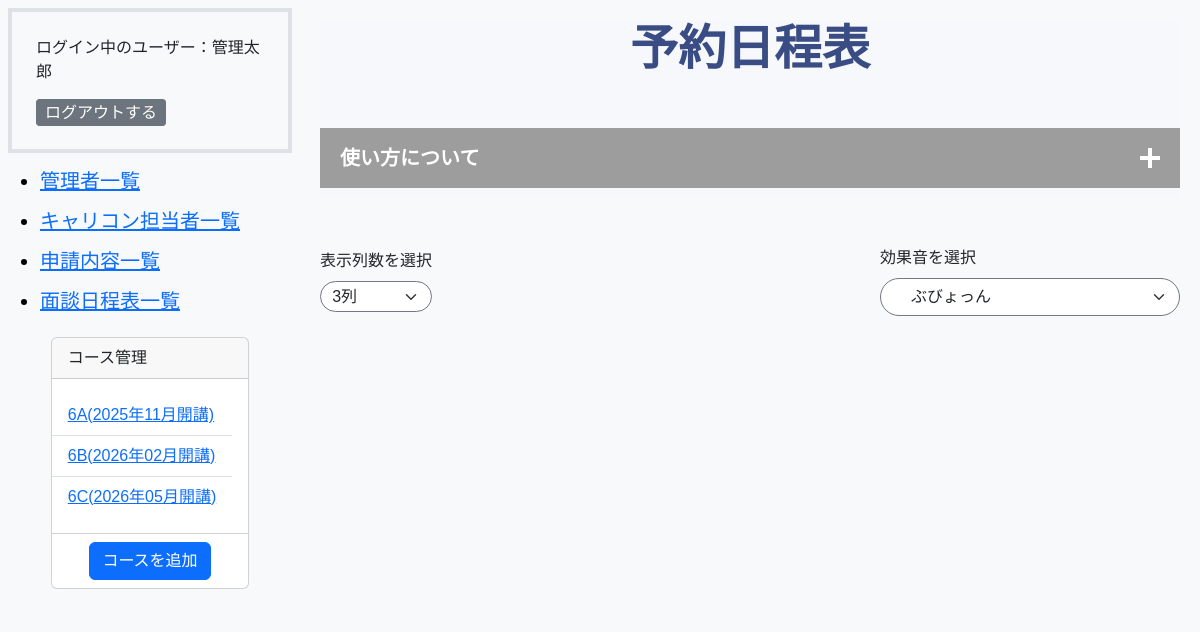
Before: /admin/schedule.php (signed in) with the older database file.
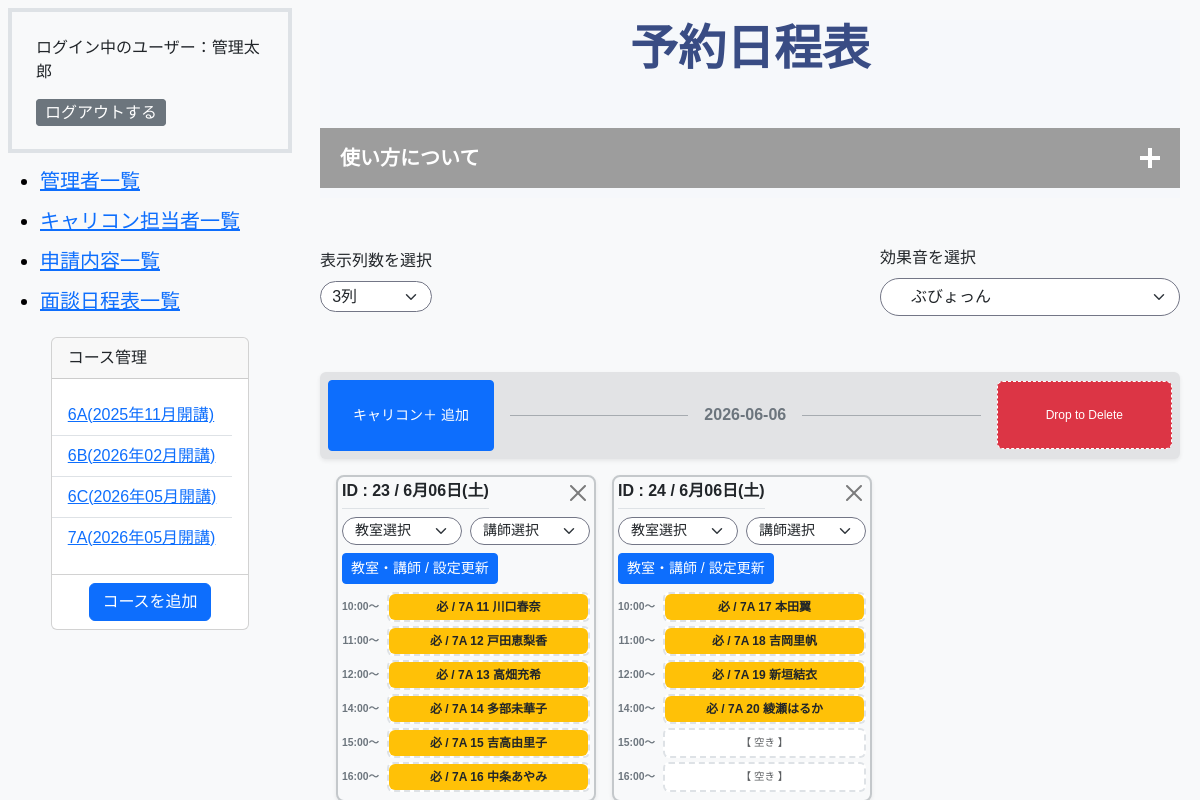
After: the same page with the newer database file.
### tables this page shows
CREATE TABLE `m_courses` (
  `id` int(11) NOT NULL,
  `name` varchar(255) NOT NULL,
  `start_date` date NOT NULL,
  `end_date` date NOT NULL,
  `course_type` int(11) NOT NULL,
  `classroom_id` int(11) NOT NULL,
  `is_deleted` tinyint(1) NOT NULL DEFAULT 0,
  `created_at` datetime NOT NULL DEFAULT current_timestamp(),
  `updated_at` datetime NOT NULL DEFAULT current_timestamp() ON UPDATE current_timestamp()
);

CREATE TABLE `m_classrooms` (
  `id` int(11) NOT NULL,
  `name` varchar(255) NOT NULL,
  `created_at` datetime NOT NULL DEFAULT current_timestamp(),
  `updated_at` datetime NOT NULL DEFAULT current_timestamp() ON UPDATE current_timestamp()
);

CREATE TABLE `carcon_lines` (
  `id` int(11) NOT NULL,
  `classroom_id` int(11) DEFAULT NULL,
  `carcon_staff_id` int(11) DEFAULT NULL,
  `date` date NOT NULL,
  `created_at` datetime NOT NULL DEFAULT current_timestamp(),
  `updated_at` datetime NOT NULL DEFAULT current_timestamp() ON UPDATE current_timestamp()
);

CREATE TABLE `m_students` (
  `id` int(11) NOT NULL,
  `student_no` int(11) NOT NULL,
  `last_name` varchar(255) NOT NULL,
  `first_name` varchar(255) NOT NULL,
  `login_id` varchar(255) NOT NULL,
  `password` varchar(255) NOT NULL,
  `course_id` int(11) NOT NULL,
  `enrollment_id` int(11) NOT NULL,
  `is_deleted` tinyint(1) NOT NULL DEFAULT 0,
  `created_at` datetime NOT NULL DEFAULT current_timestamp(),
  `updated_at` datetime NOT NULL DEFAULT current_timestamp() ON UPDATE current_timestamp()
);

### includes/functions.php (called while the page is built, shortened)
<?php
function h($string)
{
    return htmlspecialchars($string, ENT_QUOTES, 'UTF-8');
}
function format_date($datetime, $type)
{
    $format_types = [
        1 => 'Y年m月d日 H:i:s',
        2 => 'Y年m月',
        3 => 'm月d日',
        4 => 'Y年m月d日',
        5 => 'Y',
        6 => 'm',
    ];
    return date($format_types[$type], strtotime($datetime));
}

### admin/schedule.php (the view, shortened to what this page needs)
<?php
require_once __DIR__ . '/../includes/functions.php';
$db = db_connect();
$sql_student =
  'SELECT
    lin.id AS line_id,
    lin.date AS line_date,
    lin.classroom_id,
    lin.carcon_staff_id,
    rm2.name AS classroom_name,
    res.id AS reservation_id,
    std.student_no,
    std.last_name,
    std.first_name,
    det.slot_index,
    det.is_plus_carcon,
    res.is_deleted,
    std.is_deleted
FROM
    carcon_lines AS lin
LEFT JOIN
    m_classrooms AS rm ON lin.classroom_id = rm.id
LEFT JOIN
    carcon_reservations AS res
    ON lin.id = res.carcon_line_id
    AND res.is_deleted = 0
LEFT JOIN
    carcon_reservation_details AS det ON res.carcon_reservation_detail_id = det.id
LEFT JOIN
    m_students AS std
    ON det.student_id = std.id
    AND std.is_deleted = 0
LEFT JOIN
    m_courses AS cou ON std.course_id = cou.id
LEFT JOIN
    m_classrooms AS rm2 ON cou.classroom_id = rm2.id
WHERE
    lin.date >= CURDATE()
ORDER BY
    lin.date ASC,
    lin.id ASC';
$stmt_student = $db->prepare($sql_student);
$stmt_student->execute();
$students = $stmt_student->fetchAll(PDO::FETCH_ASSOC);
function day($datetime, $type)
{
  $week = ["日", "月", "火", "水", "木", "金", "土"];
  $timestamp = strtotime($datetime);
  return date('n月d日', $timestamp) . '(' . $week[date('w', $timestamp)] . ')';
}
?>
<!DOCTYPE html>
<html lang="ja">
<head>
  <link href="https://cdn.jsdelivr.net/npm/bootstrap@5.3.3/dist/css/bootstrap.min.css" rel="stylesheet"
>
  <link rel="stylesheet" href="../css/style.css">
</head>
<body class="bg-light admin-wrapper">
  <?php
  require dirname(__FILE__) . '/sidebar.php';
  ?>
  <main class="container-fluid admin-main-wrapper">
    <header class=" mb-5">
      <h1 class="display-5 fw-bold text-center">予約日程表</h1>
      <details class="details">
        <summary class="details-summary card-header accordion__title">
          使い方について
        </summary>
      </details>
    </header>
    <?php
    $prev_date = null;
    ?>
    <?php
    $grouped_students = [];
    foreach ($students as $s) {
      $grouped_students[$s['line_id']][] = $s;
    }
    ?>
<div class="d-flex align-items-center justify-content-between">
    <div class="mb-2" style="max-width: 200px;">
      <label for="columnSelect" class="form-label">表示列数を選択</label>
      <select id="columnSelect" class="form-select">
        <option value="3" selected>3列</option>
      </select>
    </div>
    <div class="mb-2" style="min-width: 300px;">
      <label for="soundSelect" class="form-label">効果音を選択</label>
      <select id="soundSelect" class="form-select">
        <option value="puyon.mp3" selected>ぶびょっん</option>
      </select>
    </div>
</div>
    <?php foreach ($grouped_students as $line_id => $tasks_in_line): ?>
      <?php
      $student = $tasks_in_line[0];
      $current_date = $student['line_date'];
      ?>
      <?php
      if ($prev_date !== $current_date):
      ?>
        <div class="col-12 mt-5 mb-3">
          <div class="d-flex align-items-center gap-3 bg-secondary-subtle p-2 rounded shadow-sm">
            <button type="button" class="open-line-btn btn btn-primary btn-sm text-nowrap py-4 px-4">キャリコン＋ 追加</button>
            <div class="flex-grow-1 d-flex align-items-center">
              <div class="border-top border-secondary opacity-50 flex-grow-1"></div>
              <span class="mx-3 fw-bold text-secondary text-nowrap" style="font-size: 1.0rem;">
                <?= htmlspecialchars($current_date) ?>
              </span>
              <div class="border-top border-secondary opacity-50 flex-grow-1"></div>
            </div>
            <div class="delete-area bg-danger text-white rounded text-nowrap py-4 px-5"
              style="font-size: 0.75rem; cursor: pointer; border: 1px dashed white;">
              Drop to Delete
            </div>
          </div>
        </div>
        <div class="column-target row row-cols-1 row-cols-md-3 g-3 w-100 px-3">
        <?php endif; ?>
        <div class="col">
          <div class="status-column border border-2 border-secondary-subtle rounded-3 p-1 bg-light shadow-sm <?= $bg_color_class ?>">
            <div class="d-flex justify-content-between align-items-start mb-0">
              <h2 class="h6 fw-bold text-center border-bottom pb-2 mb-2">
                <?= 'ID : ' . htmlspecialchars($line_id . ' / ' . day($current_date, 7)) ?>
              </h2>
              <button class="btn-close delete-status-btn"
                data-id="<?php echo $student['line_id']; ?>"
                style="font-size: 1.0rem;"></button>
            </div>
            <form action="schedule_class_staff_update_do.php" class="mb-2" method="POST">
              <div class="row g-2 mb-2">
                <div class="col-6">
                  <select name="classroom_id" class="group-select form-select form-select-sm small text-wrap" data-group="group-class-<?= htmlspecialchars($current_date) ?>">
                    <option value="">教室選択</option>
                  </select>
                </div>
                <div class="col-6">
                  <select name="staff_id" class="group-select form-select form-select-sm small text-wrap" data-group="group-staff-<?= htmlspecialchars($current_date) ?>">
                    <option value="">講師選択</option>
                  </select>
                </div>
              </div>
              <div class="text-center mt-2">
                <button type="submit" class="btn btn-primary btn-sm text-wrap">教室・講師 / 設定更新</button>
              </div>
            </form>
            <div class="task-slots">
              <?php
              $hours = ['10:00～', '11:00～', '12:00～', '14:00～', '15:00～', '16:00～'];
              for ($i = 0; $i < 6; $i++):
                $task = null;
                foreach ($tasks_in_line as $t) {
                  if (
                    isset($t['slot_index']) && (int)$t['slot_index'] === $i && !empty($t['last_name'])
                  ) {
                    $task = $t;
                    break;
                  }
                }
              ?>
                <div class="d-flex align-items-center mb-1">
                  <small class="text-secondary fw-bold pe-2" style="width: 45px; text-align: right; font-size: 0.65rem;">
                    <?= $hours[$i] ?>
                  </small>
                  <div class="drop-zone border border-dashed rounded flex-grow-1 d-flex align-items-center justify-content-center"
                    style="height: 30px; background: #fff; border-color: #ddd; overflow: hidden;"
                    data-status-id="<?= htmlspecialchars($line_id) ?>"
                    data-slot-index="<?= $i ?>">
                    <?php $studentName = trim(($task['last_name'] ?? '') . ($task['first_name'] ?? '')); ?>
                    <?php if ($task && $studentName !== ''): ?>
                      <div class="card
                  <?php if ($task['is_plus_carcon'] === 0): echo 'bg-warning';
                      else: echo 'bg-info';
                      endif; ?> w-100 h-100 task-item border-0 shadow-none d-flex align-items-center justify-content-center"
                        id="task-<?= htmlspecialchars($task['reservation_id']) ?>"
                        data-task-id="<?= htmlspecialchars($task['reservation_id']) ?>"
                        draggable="true"
                        style="cursor: move; font-size: 0.75rem; font-weight: bold;">
                        <?php if ($task['is_plus_carcon'] === 0): echo '必 / ';
                        else: echo '＋ / ';
                        endif; ?>
                        <?= htmlspecialchars($task['classroom_name'] . ' ' . $task['student_no'] . ' ' . $task['last_name'] . $task['first_name']); ?>
                      </div>
                    <?php else: ?>
                      <span class="text-muted small" style="font-size: 0.65rem;">【 空き 】</span>
                    <?php endif; ?>
                  </div>
                </div>
              <?php endfor; ?>
            </div>
          </div>
        </div>
      <?php
      $prev_date = $current_date;
    endforeach; ?>
  </main>
</body>
</html>

### admin/sidebar.php (shortened to what this page needs)
<?php
$sql = "SELECT m_courses.id as course_id,m_courses.name as courses_name, m_courses.is_deleted as m_courses_is_deleted,start_date,m_classrooms.name as classroom_name FROM m_courses INNER JOIN m_classrooms ON m_courses.classroom_id = m_classrooms.id  ORDER BY start_date ASC";
$stmt = $db->prepare($sql);
$stmt->execute();
$course_list = $stmt->fetchAll(PDO::FETCH_ASSOC);
?>
<aside class="admin-sidebar-wrapper bg-light p-2">
    <div class="p-4 border border-4">
        <p class="fs-6">ログイン中のユーザー：<?php echo isset($_SESSION['login_admin_id']) ? $_SESSION['staff_name'] : "未ログイン"; ?></p>
        <a href="./logout.php" class="btn btn-secondary btn-sm fs-6 d-inline">ログアウトする</a>
    </div>
    <nav class="navbar navbar-light bg-light">
        <ul>
            <li class="navbar-brand"><a href="staff.php">管理者一覧</a></li>
            <li class="navbar-brand"><a href="carcon_staff.php">キャリコン担当者一覧</a></li>
            <li class="navbar-brand"><a href="index.php">申請内容一覧</a></li>
            <li class="navbar-brand"><a href="schedule.php">面談日程表一覧</a></li>
        </ul>
        <div id="course" class="card pb-2  m-auto">
            <p class="card-header">コース管理</p>
            <ul class="card-body list-group list-group-flush mb-2">
                <?php
                foreach ($course_list as $course):
                ?>
                    <?php if ($course['m_courses_is_deleted'] == 0): ?>
                        <li class="list-group-item"><a href="student.php?course_id=<?php echo h($course['course_id']) ?>"><?php echo h($course['classroom_name']) ?>(<?php echo h(format_date($course['start_date'], 2)) ?>開講)</a></li>
                    <?php endif; ?>
                <?php endforeach; ?>
            </ul>
            <a href="course_add.php" class="btn btn-primary m-auto">コースを追加</a>
        </div>
    </nav>
</aside>

### css/style.css (style rules this page uses)
.admin-wrapper { display: flex; }
.admin-sidebar-wrapper { width: max(300px, 20%); }
.admin-main-wrapper { width: 80%; padding-inline: 20px; padding-block-start: 20px; margin-inline-start: max(300px, 20%); ; }
aside { position: fixed; }
.accordion__title { position: relative; padding: 15px 60px 15px 20px; font-weight: bold; cursor: pointer; }
.accordion__title::before, .accordion__title::after { content: ""; position: absolute; right: 20px; top: 0; bottom: 0; margin: auto 0; background-color: #ffffff; width: 20px; height: 4px; transition: all 0.3s; }
.accordion__title::after { transform: rotate(90deg); }
body { font-family: 'LINE Seed JP', sans-serif; }
header { background-color: #F6F8FB; }
h1 { text-align: center; color: #394C84; margin-bottom: 50px; }
.form-select { border-radius: 20px; border: solid 1.5px #737686; padding: 2% 10%; margin-left: auto; }
.btn { display: flex; justify-content: space-between; align-items: end; white-space: nowrap; }
.navbar { background-color: #F6F8FB; }

### admin/schedule.php (style rules this page uses)
:root { --drop-zone-bg: #f8f9fa; --drop-zone-border: #dee2e6; --drop-zone-hover: #e9ecef; }
.drop-zone { width: 50%; height: 120px; vertical-align: middle; background-color: var(--drop-zone-bg); border: 2px dashed var(--drop-zone-border) !important; transition: all 0.2s ease; position: relative; }

Changed rows visible on the page:
added m_courses: classroom.name "7A", start_date "2026年05月"
added carcon_lines: date "2026-06-06", date "23 / 6月06日(土)", i "10:00～", shows "必 /", m_classrooms.name "7A 11 川口春奈", i "11:00～", m_classrooms.name "7A 12 戸田恵梨香", i "12:00～", m_classrooms.name "7A 13 高畑充希", i "14:00～", m_classrooms.name "7A 14 多部未華子", i "15:00～", m_classrooms.name "7A 15 吉高由里子", i "16:00～", m_classrooms.name "7A 16 中条あやみ"
added carcon_lines: date "24 / 6月06日(土)", i "10:00～", shows "必 /", m_classrooms.name "7A 17 本田翼", i "11:00～", m_classrooms.name "7A 18 吉岡里帆", i "12:00～", m_classrooms.name "7A 19 新垣結衣", i "14:00～", m_classrooms.name "7A 20 綾瀬はるか", i "15:00～", i "16:00～"
